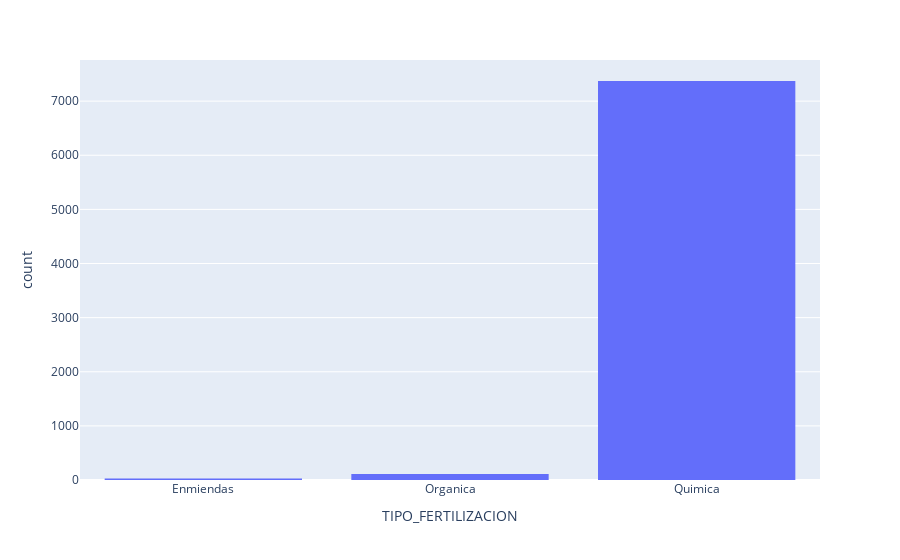

This figure's notebook cell:
### Code cell
# Analisis de variable tipo de fertilizacion.
# Histograma del tipo de controles que finalmente se realizaron
import plotly.express as px
df = px.data.tips()
fig = px.histogram(fertilizaciones, x="TIPO_FERTILIZACION")
fig.show()

### Figure 1 — Plotly figure (JSON) as saved in the notebook; plotly's stock layout.template omitted (floating-point values rounded to 4 significant figures; data arrays with more than 128 entries replaced by an {"elided": "..."} marker saying what was removed)
{"data": [{"alignmentgroup": "True", "bingroup": "x", "hovertemplate": "TIPO_FERTILIZACION=%{x}<br>count=%{y}<extra></extra>", "legendgroup": "", "marker": {"color": "#636efa", "pattern": {"shape": ""}}, "name": "", "offsetgroup": "", "orientation": "v", "showlegend": false, "type": "histogram", "x": {"elided": "7512 str values"}, "xaxis": "x", "yaxis": "y"}], "layout": {"barmode": "relative", "legend": {"tracegroupgap": 0}, "margin": {"t": 60}, "xaxis": {"anchor": "y", "domain": [0, 1], "title": {"text": "TIPO_FERTILIZACION"}}, "yaxis": {"anchor": "x", "domain": [0, 1], "title": {"text": "count"}}}}
